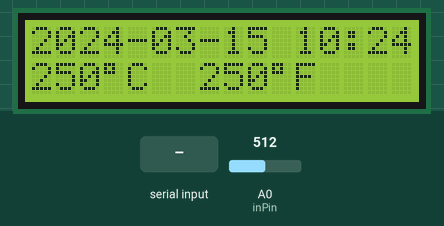
Recording of a sketch running on a simulated Arduino Uno, built with avr-gcc and run on an emulated ATmega328P. Shown: 16×2 character LCD. The inputs (shaded band) are chosen by the test bench; at power-on: A0 (inPin) = 512. The local clock reads 2024-03-15 10:24:30 at power-on unless the sketch sets it; what the sketch prints to the serial monitor is not drawn.

Above: at 4.2 s.
4.3 s: "," received over Serial
At 5.4 s:
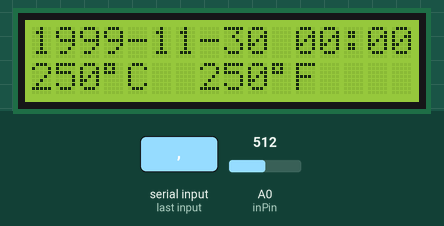
6.6 s: A0 (inPin) set to 716
At 7.9 s:
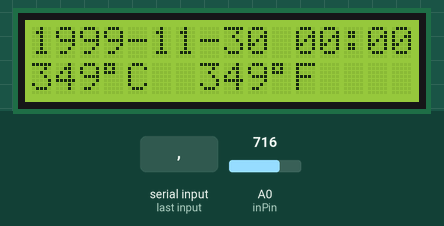
8.6 s: "1\n" received over Serial
At 9.8 s:
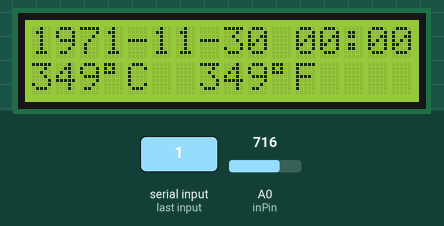
10.6 s: A0 (inPin) set to 900
At 12.3 s:
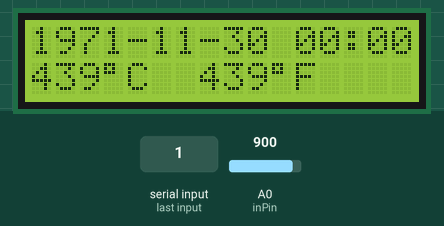
12.7 s: A0 (inPin) set to 1023
At 13.6 s:
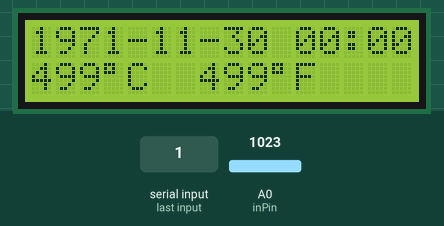
Timing chart, 0 to 15.7 s (numbered marks = the images above; inputs shaded):
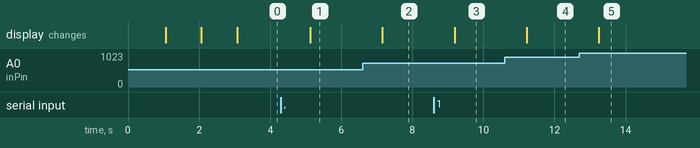

Measured:
- after the input at 4.3 s, the display: changes after 0.82 s (image 1)
- after the input at 6.6 s, the display: changes after 0.55 s (image 2)
- after the input at 8.6 s, the display: changes after 0.59 s (image 3)
- after the input at 10.6 s, the display: changes after 0.62 s (image 4)
- after the input at 12.7 s, the display: changes after 0.54 s (image 5)

The sketch:

LCD_shizhong.ino
```cpp
#include<LiquidCrystal.h>//LCD
//#include "DHT.h"//温湿度传感器
#include <DS1302.h>//时钟模块
#include <stdio.h>
#include <string.h>

//温湿度传感器初始化
//#define DHTPIN 13 //定义针脚
//#define DHTTYPE DHT11 //定义类型，DHT11或者其它
//DHT dht(DHTPIN, DHTTYPE); //进行初始设置
const int inPin=0;//温度传感器模拟引脚
//LCD的初始化设置
const int numRows=2; //LCD的行数
const int numCols=16; ///LCD的列数
int count;
const int degreeSymbol=B11011111;//度
LiquidCrystal lcd(12,11,5,4,3,2); //使用界面引脚的编号初始化库

//DS1302初始化设置
/* 接口定义
CE(DS1302 pin5) -> Arduino D6
 IO(DS1302 pin6) -> Arduino D7
 SCLK(DS1302 pin7) -> Arduino D8
 */
uint8_t CE_PIN   = 6;
uint8_t IO_PIN   = 7;
uint8_t SCLK_PIN = 8;

/* 日期变量缓存 */
char buf[50];
char day[10];
/* 串口数据缓存 */
String comdata = "";
int numdata[7] ={0}, j = 0, mark = 0;
/* 创建 DS1302 对象 */
DS1302 rtc(CE_PIN, IO_PIN, SCLK_PIN);

void print_time()
 {
     /* 从 DS1302 获取当前时间 */
     Time t = rtc.time();
     /* 将星期从数字转换为名称 */
   /*  memset(day, 0, sizeof(day));
     switch (t.day)
     {
     case 1: strcpy(day, "Sunday"); break;
     case 2: strcpy(day, "Monday"); break;
     case 3: strcpy(day, "Tuesday"); break;
     case 4: strcpy(day, "Wednesday"); break;
     case 5: strcpy(day, "Thursday"); break;
     case 6: strcpy(day, "Friday"); break;
     case 7: strcpy(day, "Saturday"); break;
     }*/
     /* 将日期代码格式化凑成buf等待输出 */
     snprintf(buf, sizeof(buf), "%04d-%02d-%02d %02d:%02d:%02d", t.yr, t.mon, t.date, t.hr, t.min, t.sec);
     /* 输出日期到串口 */
     Serial.println(buf);

 }

void setup()
 {
     Serial.begin(9600);
     //dht.begin(); //DHT开始工作
     rtc.writeProtect(false);
     rtc.halt(false);

     lcd.begin(numCols,numRows);
  lcd.print("Starting in");//
  for(int i=3;i>0;i--)//从3倒数
  {
    //顶行是0行
    lcd.setCursor(12,0);
    lcd.print(i);
    delay(1000);
  }
 }

void loop()
 {

int columnWidth=4;//列的间隔
int displayColumns=3;//列的数量

// 两次检测之间，要等几秒钟，这个传感器有点慢。
  //delay(2000);
  // 读温度或湿度要用250毫秒
  //float h = dht.readHumidity();//读湿度
  //float t = dht.readTemperature();//读温度，默认为摄氏度
  int value=analogRead(inPin);
  float millivolts=(value/1024.0)*5000;
  float celsius=millivolts/10;
 // Serial.print("Humidity: ");//湿度
  //Serial.print(h);
  //Serial.println(" %");
  //Serial.print("Temperature: ");//温度
  //Serial.print(t);
  //Serial.println(" C");

  Serial.print(celsius);//
  Serial.println("degrees Celsius");
  Serial.print((celsius*9)/5+32);
  Serial.println("degrees Fahrenheit");
  float h=celsius;
  float t=(celsius*9)/5+32;


     /* 当串口有数据的时候，将数据拼接到变量comdata */
     while (Serial.available() > 0)
     {
         comdata += char(Serial.read());
         delay(2);
         mark = 1;
     }
     /* 以逗号分隔分解comdata的字符串，分解结果变成转换成数字到numdata[]数组 */
     if(mark == 1)
     {
         Serial.print("You inputed : ");
         Serial.println(comdata);
         for(int i = 0; i < comdata.length() ; i++)
         {
             if(comdata[i] == ',' || comdata[i] == 0x10 || comdata[i] == 0x13)
             {
                 j++;
             }
             else
             {
                 numdata[j] = numdata[j] * 10 + (comdata[i] - '0');
             }
         }
         /* 将转换好的numdata凑成时间格式，写入DS1302 */
         Time t(numdata[0], numdata[1], numdata[2], numdata[3], numdata[4], numdata[5], numdata[6]);
         rtc.time(t);
         mark = 0;j=0;
         /* 清空 comdata 变量，以便等待下一次输入 */
         comdata = String("");
         /* 清空 numdata */
         for(int i = 0; i < 7 ; i++) numdata[i]=0;
     }

     /* 打印当前时间 */
     print_time();

     lcd.clear();
     lcd.setCursor(0,0);
     lcd.print(buf);

     if(h<10)
     {
      lcd.setCursor(2,1);
      lcd.print((int)h);
     }
     else if(h<100)
     {
      lcd.setCursor(1,1);
      lcd.print((int)h);
     }
     else
     {
      lcd.setCursor(0,1);
      lcd.print((int)h);
     }
     lcd.setCursor(3,1);
     lcd.write(degreeSymbol);
     lcd.setCursor(4,1);
     lcd.print("C");

     if(t<10)
     {
      lcd.setCursor(9,1);
      lcd.print((int)t);
     }
     else if(t<100)
     {
      lcd.setCursor(8,1);
      lcd.print((int)t);
     }
     else
     {
      lcd.setCursor(7,1);
      lcd.print((int)h);
     }
     lcd.setCursor(10,1);
     lcd.write(degreeSymbol);
     lcd.setCursor(11,1);
     lcd.print("F");

      delay(1000);
 }
```
